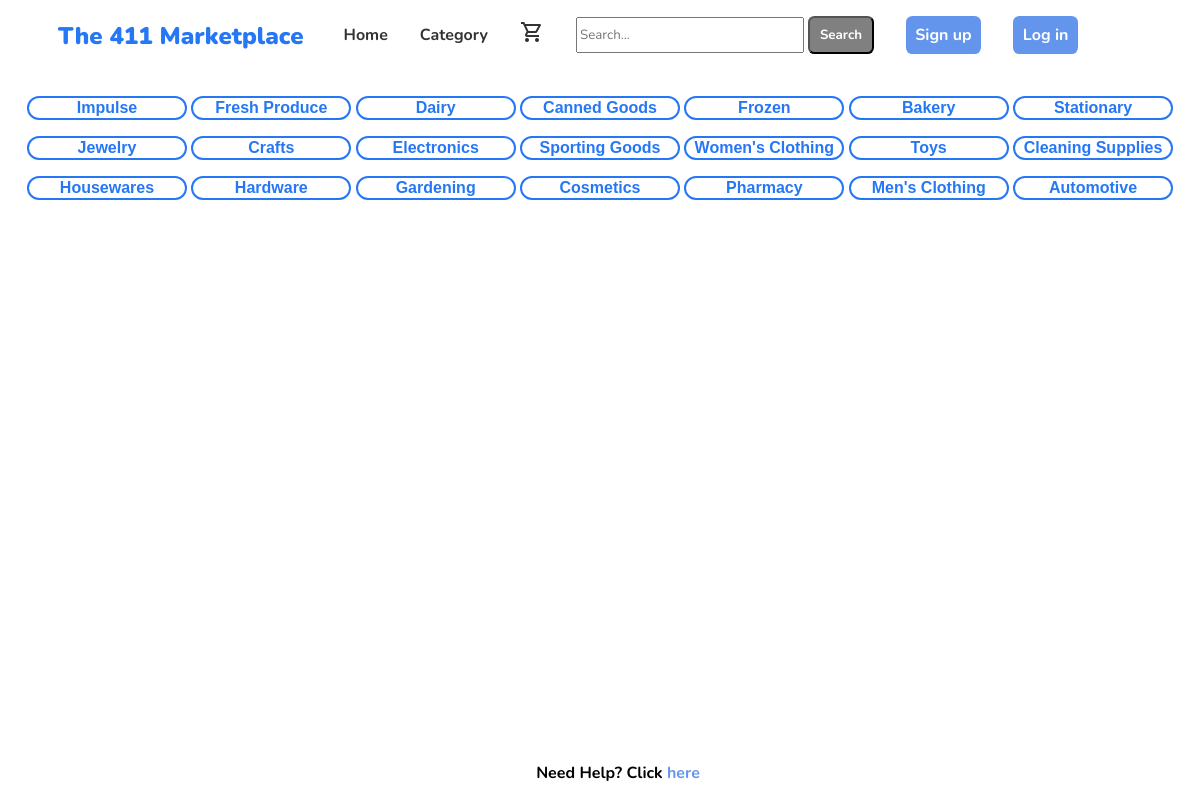
The page /category on the database its author committed.
### home/models.py (models this page shows)
class Items(models.Model):
    ItemSupplierID = models.ForeignKey(ItemSupplier, on_delete=models.CASCADE)
    ItemName = models.CharField(max_length=50)
    ItemDiscription = models.TextField()
    ItemMarkup = models.FloatField()
    SalePrice = models.FloatField()
    PriceToOrder = models.FloatField()
    InStock = models.IntegerField()
    ProductType = models.CharField(max_length=50, choices=ProdChoices)
    itemImage = models.URLField(max_length=500, default="https://t3.ftcdn.net/jpg/03/45/05/92/360_F_345059232_CPieT8RIWOUk4JqBkkWkIETYAkmz2b75.jpg")

### home/views.py (the view)
# urls.py: path('category', views.category, name='category'),
def category(request):
    distinct_cat = Items.objects.values('ProductType').distinct()
    return render(request, "home/category.html", {'distinct_cat': distinct_cat})

### home/templates/home/category.html (shortened to what this page needs)
{% load static %}
<!DOCTYPE html>
<html>
<head>
  <link rel="stylesheet" href="{% static 'home/project_stylesheet.css' %}"/>
  <link rel="stylesheet" href="{% static 'home/categorystyle.css' %}" />
</head>
<body>
  {% include "home/navbar.html" %}
<div>
  <div class="btn-group">
    {% for item in distinct_cat %}
    <a href="{% url 'home:product_list' item.ProductType %}">
      <button class="category-button">{{item.ProductType}}</button>
    </a>
  {% endfor %}
</div>
</div>
</body>
</html>

### home/templates/home/navbar.html (shortened to what this page needs)
{% load static %}
<!DOCTYPE html>
<html>
  <head>
    <link rel="stylesheet" href="{% static 'home/navbar-style.css' %}" />
  </head>
  <body>
    <header>
      <nav>
        <h1>The 411 Marketplace</h1>
        <ul>
          {% if user.is_superuser %}
            <li>
              <a href="{% url 'home:main' %}">Home</a>
            </li>
            <li><a href="{% url 'home:category' %}">Category</a></li>
            <li><a href="{% url 'home:newitem' %}">New Item</a></li>
            <li>
              <form action="{% url 'home:searchresults' %}" method="get">
                <input class="search-bar" type="text" placeholder="Search..." name="q">
                <button class="submit-btn" type="submit">Search</button>
              </form>
            </li>
            <li><a href="#">{{ user.username }}</a></li>
            <li><a class="login-btn" href="{% url 'logout' %}">Log out</a>
          {% else %}
          <li>
            <a href="{% url 'home:main' %}">Home</a>
          </li>
          <li><a href="{% url 'home:category' %}">Category</a></li>
          <li>
            <a href="{% url 'home:shopcart' %}"
              ><span class="material-symbols-outlined"> shopping_cart </span></a
            >
          </li>
          <li>
            <form action="{% url 'home:searchresults' %}" method="get">
              <input class="search-bar" type="text" placeholder="Search..." name="q">
              <button class="submit-btn" type="submit">Search</button>
            </form>
          </li>
          <li><a class="login-btn" href="{% url 'home:signup' %}">Sign up</a></li>
          <li><a class="login-btn" href="{% url 'login' %}">Log in</a><li>
          {% endif %}
        </ul>
      </nav>
    </header>
    <footer>
      <p>Need Help? Click <a href="{% url 'home:about' %}">here</a></p>
    </footer>
  </body>
</html>

### home/static/home/project_stylesheet.css (style rules this page uses)
body { font-family: "Nunito", sans-serif; font-weight: bold; }
a { text-decoration: none; font-family: "Nunito", sans-serif; }
nav { display: flex; justify-content: center; }
nav h1 { font-family: "Nunito", sans-serif; }
nav ul { display: inline-flex; list-style-type: none; align-items: center; }
nav ul li { margin-right: 2rem; font-weight: bold; font-family: "Nunito", sans-serif; }
nav ul li a { color: #333; }
h1 { color: #2677f5; font-size: 1.5em; text-align: center; font-weight: 900; margin-bottom: 1rem; }
p { font-family: "Nunito", sans-serif; text-align: center; }

### home/static/home/categorystyle.css (style rules this page uses)
.btn-group { text-align: center; margin-bottom: 1rem ; margin-top: 5rem; }
.category-button { background-color: #fff; text-decoration: none; color: #2677f5; border: solid #2677f5 0.125rem; border-radius: 1rem; margin-top: 1rem; font-size: 1rem; width: 10rem; font-weight: bold; cursor: pointer; }

### home/static/home/navbar-style.css (style rules this page uses)
a { text-decoration: none; }
nav { position: fixed; top: 0; left: 0; width: 100%; z-index: 999; display: flex; justify-content: center; background-color: white; }
nav h1 { font-family: "Nunito", sans-serif; }
nav ul { display: inline-flex; list-style-type: none; align-items: center; }
nav ul li { margin-right: 2rem; font-weight: bold; font-family: "Nunito", sans-serif; }
nav ul li a { color: #333; }
.login-btn { color: #fff; background-color: cornflowerblue; padding: 0.5rem 0.6rem 0.5rem 0.6rem; border-radius: 0.4rem; font-weight: bold; }
.submit-btn { color: #fff; background-color: gray; padding: 0.5rem 0.6rem 0.5rem 0.6rem; border-radius: 0.4rem; font-weight: bold; font-family: "Nunito", sans-serif; }
.search-bar { width: 220px; height: 30px; font-family: "Nunito", sans-serif; }
footer { position: fixed; padding: 10px 10px 0px 10px; bottom: 0; width: 100%; background-color: white; text-align: center; }
footer a { font-weight: bold; font-family: "Nunito", sans-serif; color: cornflowerblue; }
footer p { font-family: "Nunito", sans-serif; font-weight: bold; }

### rows shown on the page
Items: ProductType "Impulse"
Items: ProductType "Fresh Produce"
Items: ProductType "Canned Goods"
Items: ProductType "Frozen"
Items: ProductType "Bakery"
Items: ProductType "Stationary"
Items: ProductType "Jewelry"
Items: ProductType "Crafts"
Items: ProductType "Electronics"
Items: ProductType "Sporting Goods"
Items: ProductType "Women's Clothing"
Items: ProductType "Toys"
Items: ProductType "Cleaning Supplies"
Items: ProductType "Housewares"
Items: ProductType "Hardware"
Items: ProductType "Gardening"
Items: ProductType "Cosmetics"
Items: ProductType "Pharmacy"
Items: ProductType "Men's Clothing"
Items: ProductType "Automotive"

### other values the page prints
{{ item.ProductType }} "Dairy"
